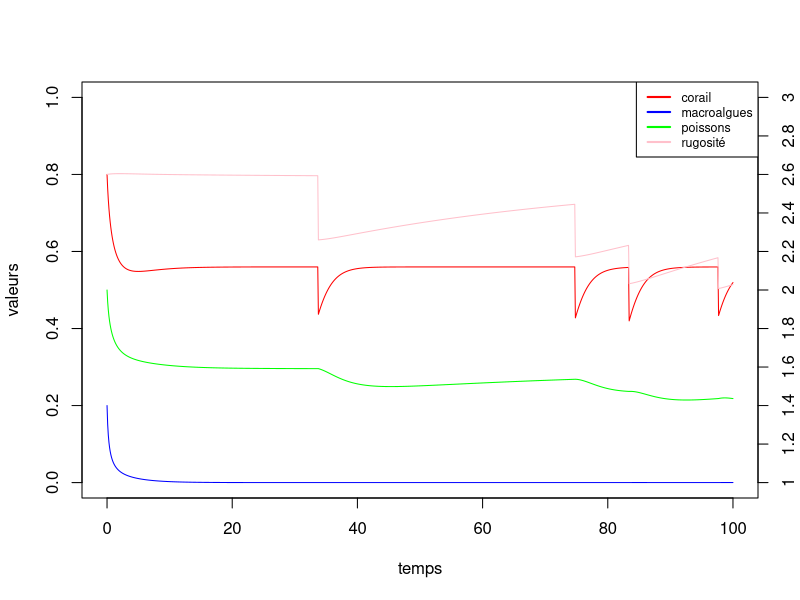

R code for this plot: (Note: this script raises an error after producing the figure.)
corailstochastiquev2 <- function (R0,f,lambda=1/15,impact=1,dt=1,graph=FALSE){
  #on instaure une étendue de temps
  tmax <- 100
  t <- 0
  #le temps au dernier ouragan, en tenant compte que la simulation ne commence pas nécessairement juste après un ouragan
  to <- runif(1,0,25.5)
  te <- t - to
  
  #on pose les valeurs de départ et les paramètres
  C <- 0.8
  M <- 0.2
  Y <- 1 - C - M
  R <- R0
  P <- 0.5
  a<-0.1
  g<-0.8
  d<-0.44
  r<-1
  f<-f
  s<-0.49
  ca<--(3.21)
  cb<-3.65
  kmax<-17.745
  delta<-4.557
  v<-0.9877
  hG<-0.03
  hE<-0.01
  o <- 0.05
  mH <- 0.8
  
  #on initie les vecteurs de résultats
  vecC <- C
  vecM <- M
  vecY <- Y
  vecR <- R
  vecP <- P
  
  while (t<tmax){
    
    #on effectue le tirage pour déterminer si il y a ou pas ouragan
    ouragan <- pmin(rpois(1,lambda*dt),1)
    #si oui ou non, on ajuste dq
    if (ouragan==1){
      
      #on calcule le temps depuis le dernier ouragan
      te <- t - to
      
      #on sauve le nouveau temps de dernier ouragan
      to <- t
      
      #on calcule F
      F <- pmin(0.0512 + 0.0176*(t/200+1)*te, 0.20)
      G <- (R-1)*0.1
      
      #différents dommage selon valeur d'impact
      
      #on calcule les dommages d'un fort ouragan
      dommC <- C*(F + o*runif(1))*impact
      dommM <- M*mH
      dommR <- (R-1)*(G + o*runif(1))*impact
      
    }else if (0 < te & te < 8) {
      te <- te + 1
      dommC <- C*0.08*(impact/2)
      dommM <- 0
      dommR <- 0
    }else{
      dommC <- 0
      dommM <- 0
      dommR <- 0
    }
    
    #on calcule les changements
    dC <- ((r)*Y*C - (d)*C - (a)*M*C)*dt - dommC
    dM <- ((a)*M*C - ((1)*P*M/(M+Y)) + (g)*M*Y)*dt - dommM
    dP <- ((s)*P*(1 - (P/((((ca+cb*R)/kmax)*((delta*(M+Y))/(1+v*(M+Y))))))) -(f*s)*P)*dt 
    dR <- ((hG)*C*(3 - R) - (hE)*(1 - C)*(R - 1))*dt - dommR
    
    #on effectue les changements
    C <- pmax(C + dC,0.0001)
    M <- pmax(M + dM,0.0001)
    P <- pmax(P + dP, 0.0001)
    R <- R + dR
    Y <- 1 - M - C
    
    #on sauve les nouvelles valeurs dans leur vecteurs
    vecC <- c(vecC,C)
    vecM <- c(vecM,M)
    vecY <- c(vecY,Y)
    vecR <- c(vecR,R)
    vecP <- c(vecP,P)
    
    #on fait avancer le temps
    t <- t + dt
  }
  #si on veut afficher le graphique
  if (graph==TRUE){
    par(mfrow=c(1,1))
    plot(seq(0,tmax,length.out = length(vecC)),vecC, type="l", col="red", ylim=c(0,1), xlab= "temps", ylab="valeurs")
    axis(side = 4,at= seq(0,1,0.1),labels = seq(1,3,0.2), )
    lines(seq(0,tmax,length.out = length(vecM)),vecM, col="blue")
    lines(seq(0,tmax,length.out = length(vecP)),vecP, col="green")
    lines(seq(0,tmax,length.out = length(vecR)),(vecR-1)/2, col="pink")
    legend("topright", legend = c("corail", "macroalgues","poissons","rugosité"),
           col = c("red","blue","green","pink"), lty = c(1, 1),
           lwd = 2, bg = "white",cex = 0.75)
  }
  #retourne la valeur finale de C et de R
  return(c(tail(vecC,1),tail(vecR,1)))
}


corailstochastiquev2(R0=2.6,f=0.4,lambda=1/15,impact=1,dt=0.1,graph = T)

graph.imageCIf <- function(R0,freq,it=10,pas=0.1){
  
  matC <- matrix(0, nrow = 21,ncol = 26)
  matsd <- matrix(0, nrow = 21,ncol = 26)
  
  R1<-R0
  l<-freq
  for (i in 1:21) {
    for (j in 1:26){
      res <- vector(length = 0)
      for (z in 1:it) {
        f0 <- i*0.05-0.05
        imp <- j*0.08-0.08
        w <- corailstochastiquev2(R0=R1,f=f0, lambda = l,impact = imp,dt=pas, graph = F)[1]
        res<-c(res,w)
      }
      matC[i,j]<-mean(res)
      matsd[i,j]<-sd(res)
    }
  }
  
  x_values <- seq(0, 2, length.out = ncol(matC))
  y_values <- seq(0, 1, length.out = nrow(matC))
  # Plot the matrix as an image with different colored pixels
  
  par(mfrow=c(1,2))
  image.plot(x = x_values, y = y_values, t(matC), col = viridis(20), 
             xlab = "impact", ylab = "Effort de pêche", 
             main=c("moyenne de C finale",paste(c("fréq:1/",1/l,", rug. ini:",R0),collapse = "")))
  image.plot(x = x_values, y = y_values, t(matsd), col = viridis(20),
             xlab = "impact", ylab = "Effort de pêche",
             main=c("écart-type de C finale",paste(c("fréq:1/",1/l,", rug. ini:",R0),collapse = "")))
}
graph.imageCIf(R0=1.2,freq = 1/15,it=2,pas = 0.5)
graph.imageCIf(R0=1.4,freq = 1/15,it=2,pas = 0.5)
graph.imageCIf(R0=1.6,freq = 1/15,it=2,pas = 0.5)
graph.imageCIf(R0=1.8,freq = 1/15,it=2,pas = 0.5)
graph.imageCIf(R0=2.0,freq = 1/15,it=2,pas = 0.5)
graph.imageCIf(R0=2.2,freq = 1/15,it=5,pas = 0.1)
graph.imageCIf(R0=2.4,freq = 1/15,it=2,pas = 0.5)
graph.imageCIf(R0=2.6,freq = 1/15,it=2,pas = 0.5)
graph.imageCIf(R0=2.8,freq = 1/15,it=2,pas = 0.5)

#graphique de R finale en fonction de I et f
graph.imageRIf <- function(R0,freq,it=10,pas=0.1){
  
  matC <- matrix(0, nrow = 21,ncol = 26)
  matsd <- matrix(0, nrow = 21,ncol = 26)
  
  R1<-R0
  l<-freq
  for (i in 1:21) {
    for (j in 1:26){
      res <- vector(length = 0)
      for (z in 1:it) {
        f0 <- i*0.05-0.05
        imp <- j*0.04-0.04
        w <- corailstochastiquev2(R0=R1,f=f0, lambda = l,impact = imp,dt=pas, graph = F)[2]
        res<-c(res,w)
      }
      matC[i,j]<-mean(res)
      matsd[i,j]<-sd(res)
    }
  }
  
  x_values <- seq(0, 1, length.out = ncol(matC))
  y_values <- seq(0, 1, length.out = nrow(matC))
  # Plot the matrix as an image with different colored pixels
  
  par(mfrow=c(1,2))
  image.plot(x = x_values, y = y_values, t(matC), col = viridis(20), 
             xlab = "impact", ylab = "Effort de pêche", 
             main=c("moyenne de R finale",paste(c("fréq:1/",1/l,", rug. ini:",R0),collapse = "")))
  image.plot(x = x_values, y = y_values, t(matsd), col = viridis(20),
             xlab = "impact", ylab = "Effort de pêche",
             main=c("écart-type de R finale",paste(c("fréq:1/",1/l,", rug. ini:",R0),collapse = "")))
}
graph.imageRIf(R0=1.8,freq = 1/15,it=5,pas = 0.5)
graph.imageRIf(R0=2.1,freq = 1/15,it=5,pas = 0.5)
graph.imageRIf(R0=2.4,freq = 1/15,it=5,pas = 0.5)

graph.imageCIR <- function(fishing,freq,it=10,pas=0.1){
  
  matC <- matrix(0, nrow = 21,ncol = 26)
  matsd <- matrix(0, nrow = 21,ncol = 26)
  
  
  f0<-fishing
  l<-freq
  for (i in 1:21) {
    for (j in 1:26){
      res <- vector(length = 0)
      for (z in 1:it) {
        R1 <- i*0.1+0.9
        imp <- j*0.08-0.08
        w <- corailstochastiquev2(R0=R1,f=f0, lambda = l,impact = imp,dt=pas, graph = F)[1]
        res<-c(res,w)
      }
      matC[i,j]<-mean(res)
      matsd[i,j]<-sd(res)
    }
  }
  
  x_values <- seq(0, 2, length.out = ncol(matC))
  y_values <- seq(1, 3, length.out = nrow(matC))
  # Plot the matrix as an image with different colored pixels
  
  par(mfrow=c(1,2))
  image.plot(x = x_values, y = y_values, t(matC), col = viridis(20), 
             xlab = "impact", ylab = "Rugosité initiale", 
             main=c("moyenne de C finale",paste(c("fréq:1/",1/l,", fishing:",f0),collapse = "")))
  image.plot(x = x_values, y = y_values, t(matsd), col = viridis(20),
             xlab = "impact", ylab = "Rugosité initiale",
             main=c("écart-type de C finale",paste(c("fréq:1/",1/l,", fishing:",f0),collapse = "")))
}
graph.imageCIR(fishing = 0.1, freq = 1/15, it=2, pas = 0.5)
graph.imageCIR(fishing = 0.4, freq = 1/15, it=2, pas = 0.5)
graph.imageCIR(fishing = 0.7, freq = 1/15, it=2, pas = 0.5)

#graphique de R finale en fonction de I et R
graph.imageRIR <- function(fishing,freq,it=10,pas=0.1){
  
  matC <- matrix(0, nrow = 21,ncol = 26)
  matsd <- matrix(0, nrow = 21,ncol = 26)
  
  
  f0<-fishing
  l<-freq
  for (i in 1:21) {
    for (j in 1:26){
      res <- vector(length = 0)
      for (z in 1:it) {
        R1 <- i*0.1+0.9
        imp <- j*0.04-0.04
        w <- corailstochastiquev2(R0=R1,f=f0, lambda = l,impact = imp,dt=pas, graph = F)[2]
        res<-c(res,w)
      }
      matC[i,j]<-mean(res)
      matsd[i,j]<-sd(res)
    }
  }
  
  x_values <- seq(0, 1, length.out = ncol(matC))
  y_values <- seq(1, 3, length.out = nrow(matC))
  # Plot the matrix as an image with different colored pixels
  
  par(mfrow=c(1,2))
  image.plot(x = x_values, y = y_values, t(matC), col = viridis(20), 
             xlab = "impact", ylab = "Rugosité initiale", 
             main=c("moyenne de R finale",paste(c("fréq:1/",1/l,", fishing:",f0),collapse = "")))
  image.plot(x = x_values, y = y_values, t(matsd), col = viridis(20),
             xlab = "impact", ylab = "Rugosité initiale",
             main=c("écart-type de R finale",paste(c("fréq:1/",1/l,", fishing:",f0),collapse = "")))
}
graph.imageRIR(fishing = 0.1, freq = 1/15, it=2, pas = 0.5)
graph.imageRIR(fishing = 0.4, freq = 1/15, it=2, pas = 0.5)
graph.imageRIR(fishing = 0.7, freq = 1/15, it=2, pas = 0.5)